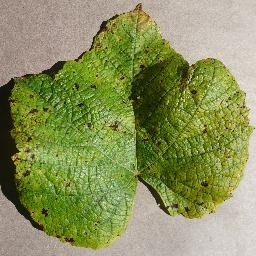
#> input picture dist/samples/grape-leaf-blight-plantvillage.jpg, 256 x 256 px
$ python -i extract_vitis_leaf_shape.py   (imports and definitions only)
#> lines starting #> are read from the running program, lines starting #| are printed output that depends on the picture; after the words box and inside, x2 and y2 are one past the last pixel; in counts of white or black regions, pixels touching at a corner belong together
#> in process_image, im is the input picture: PIL image 256x256 RGB; mean R, G, B 137.7, 145.5, 91.4
#!/usr/bin/env python3
"""Research-only leaf silhouette extraction and shape features for light-box Vitis images.

Masks are automatic candidates, never gold annotations. This script does not
produce disease labels or diagnostic models.
"""
from __future__ import annotations
import argparse,csv,json,math
from pathlib import Path
import numpy as np
from PIL import Image,ImageDraw
from scipy import ndimage as ndi
from scipy.spatial import ConvexHull,QhullError

FEATURES=['area_fraction','perimeter_norm','aspect_ratio','extent','solidity','eccentricity','compactness','convexity_deficit','radial_cv','radial_q10','radial_q50','radial_q90','hu1','hu2','hu3','hu4','hu5','hu6','hu7']

def components(rgb: np.ndarray):
    hsv=np.asarray(Image.fromarray(rgb).convert('HSV'))
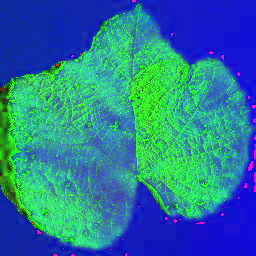
#> hsv: shape (256, 256, 3); mean R, G, B 40.3, 120.1, 150.1
    # Low-saturation, high-value light-box background is excluded. Thresholds
    # are fixed before model evaluation and must be checked against overlays.
    mask=(hsv[:,:,1]>=35)&(hsv[:,:,2]<=205)
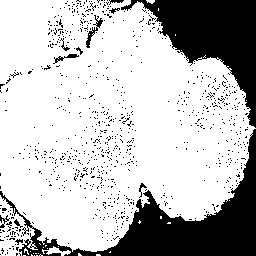
#> mask: shape (256, 256) bool; 74.6% white; 851 black regions (839 under 20 px), largest, box (x1, y1, x2, y2) and area: (0, 129, 256, 256) 7950, (121, 0, 256, 128) 6604, (86, 15, 103, 48) 139
    mask=ndi.binary_closing(mask,structure=np.ones((5,5),bool),iterations=1)
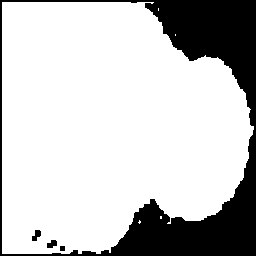
#> mask: shape (256, 256) bool; 77.8% white; 4 black regions, box (x1, y1, x2, y2) and area: (0, 0, 256, 256) 14398, (32, 230, 41, 241) 63, (47, 240, 57, 248) 59, (60, 246, 65, 251) 25
    mask=ndi.binary_opening(mask,structure=np.ones((3,3),bool),iterations=1)
#> mask: shape (256, 256) bool; 77.7% white; 3 black regions, box (x1, y1, x2, y2) and area: (0, 0, 256, 256) 14476, (32, 230, 41, 241) 63, (47, 240, 57, 248) 59
    mask=ndi.binary_fill_holes(mask)
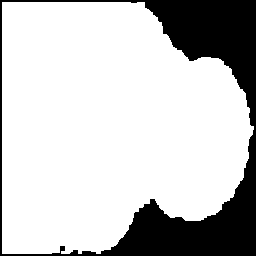
#> mask: shape (256, 256) bool; 77.9% white; 1 black region, box (x1, y1, x2, y2) and area: (0, 0, 256, 256) 14476
    labels,n=ndi.label(mask)
#> n = 1
    total=mask.size
#> total = 65536
    found=[]
    for lab in range(1,n+1):
        yy,xx=np.where(labels==lab)
        area=len(xx)
        if area < total*0.012: continue
        x0,x1=int(xx.min()),int(xx.max())+1; y0,y1=int(yy.min()),int(yy.max())+1
        w=x1-x0; h=y1-y0; ar=w/max(h,1)
        if ar<0.35 or ar>2.8 or w>rgb.shape[1]*0.82 or h>rgb.shape[0]*0.88: continue
        if x0<=1 or y0<=1 or x1>=rgb.shape[1]-1 or y1>=rgb.shape[0]-1: continue
        found.append((area,labels==lab,(x0,y0,x1,y1)))
#> this loop made 1 pass
#> (area, x0, x1, y0, y1, w, h, ar) on pass 1: (51060, 2, 254, 2, 254, 252, 252, 1)
#> after the loop, found = []
    found.sort(key=lambda z:z[0],reverse=True)
    return found[:2],mask

# [38 lines left out: function shape_features, not called in this run]

def process_image(path: Path):
    with Image.open(path) as im:
        im=im.convert('RGB'); im.thumbnail((512,384)); rgb=np.asarray(im)
    found,raw=components(rgb)
#> found = []
    feats=[shape_features(x[1]) for x in found]
#> feats = []
    feats=[x for x in feats if x is not None]
    if len(feats)==2:
        arr=np.asarray(feats,float); vector=np.r_[arr.mean(0),arr.std(0),len(feats)]
        status='auto_candidate_two_leaves'
    else:
        vector=np.r_[np.full(len(FEATURES)*2,np.nan),len(feats)]
        status='review_required_component_count_'+str(len(feats))
#> status = 'review_required_component_count_0'
    return rgb,found,vector,status

# [32 lines left out: function main, not called in this run]
# [1 line not run here, left out]

>>> result = process_image('../../dist/samples/grape-leaf-blight-plantvillage.jpg')
